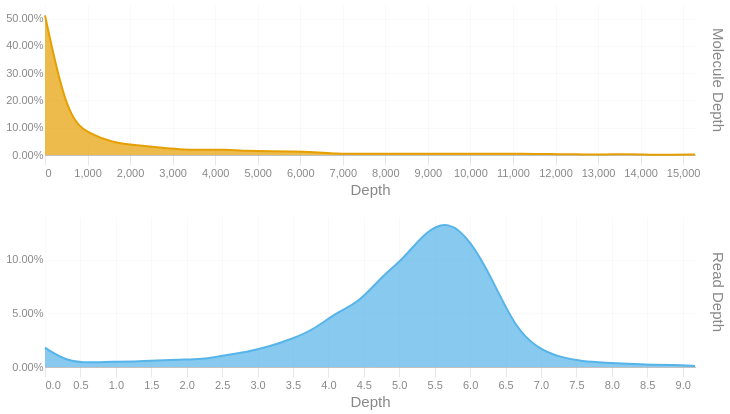

Notebook source saved alongside this figure:
### Code cell
readdep = depth_hist(tb['Read Depth'], q99, 3)
readdep = readdep.with_columns(pl.lit('Read Depth').alias('Metric'))
if not SKIPLR:
    moldep = depth_hist(tb['Molecule Depth'], mol_q99, 1)
    moldep = moldep.with_columns(pl.lit('Molecule Depth').alias('Metric'))
    _hist = pl.concat([readdep, moldep])
    _hist = _hist.filter(pl.col('Proportion') != 0)
    with SafeRender(_hist):
        (
            alt.Chart(_hist)        
            .mark_area(interpolate = "basis")
            .encode(
                x=alt.X('Bin:Q').scale(domainMin=0).axis(alt.Axis(title='Depth')),
                y = alt.Y('Proportion:Q', title = None).axis(format = '.2%'),
                color = alt.Color('Metric:N').legend(None),
                row = alt.Row("Metric:N").header(title = None, labelOrient = 'right'),
                tooltip = [
                    alt.Tooltip("Metric:N", title = "Metric"),
                    alt.Tooltip('Interval:N', title = "Depth Interval"),
                    alt.Tooltip('Proportion:Q', title = "% Alignments").format('.2%')
                ]
            )
            .resolve_scale(x='independent', y='independent')
            .properties(
                height = 150, width = 650,
                usermeta={'embedOptions': {'downloadFileName': f'{samplename}.depth.hist'}}
            )
        ).display()
else:
    readdep = readdep.filter(pl.col('Proportion') != 0)
    with SafeRender(readdep):
        (
            alt.Chart(readdep)        
            .mark_area(interpolate = "basis")
            .encode(
                x=alt.X('Bin:Q').scale(domainMin=0).axis(alt.Axis(title='Depth')),
                y = alt.Y('Proportion:Q', title = None).axis(format = '.2%'),
                tooltip = [
                    alt.Tooltip('Interval:N', title = "Depth Interval"),
                    alt.Tooltip('Proportion:Q', title = "% Alignments").format('.2%')
                ]
            )
            .properties(
                usermeta={'embedOptions': {'downloadFileName': f'{samplename}.depth.hist'}}
            )
        ).display()

### Figure 1 — Vega-Lite specification as saved in the notebook (floating-point values rounded to 4 significant figures)
{"width": 650, "height": 150, "config": {"title": {"anchor": "start", "dy": -15, "fontSize": 18, "color": "#888888", "subtitleColor": "#888888", "subtitleFontSize": 14}, "arc": {"fill": "#0072B2"}, "axis": {"domainColor": "#888888", "domainWidth": 0.5, "gridWidth": 0.2, "grid": false, "titleFontWeight": 400, "titleFontSize": 15, "labelFontSize": 11, "labelColor": "#888888", "tickColor": "#888888", "tickWidth": 0.2, "titleColor": "#888888"}, "axisBand": {"grid": false}, "axisX": {"grid": true, "tickSize": 10, "domainCap": "round"}, "axisY": {"domain": false, "grid": true, "tickSize": 0, "domainCap": "round"}, "background": "transparent", "header": {"labelFontSize": 15, "labelColor": "#888888", "titleFontSize": 15, "titleFontWeight": 600, "titleColor": "#888888"}, "legend": {"labelFont": "sans-serif", "labelFontSize": 12, "labelColor": "#888888", "symbolSize": 100, "symbolType": "circle", "titleFontSize": 12, "titlePadding": 10, "titleColor": "#888888", "title": null}, "range": {"category": ["#E69F00", "#56B4E9", "#009E73", "#F0E442", "#0072B2", "#D55E00", "#CC79A7", "#000000"], "diverging": ["#cfe8f3", "#a2d4ec", "#73bfe2", "#46abdb", "#1696d2", "#12719e"]}, "area": {"fill": "#0072B2", "fillOpacity": 0.7, "line": true, "strokeOpacity": 0.7}, "line": {"color": "#0072B2", "stroke": "#0072B2", "strokeWidth": 2}, "trail": {"color": "#0072B2", "stroke": "#0072B2", "strokeWidth": 0, "size": 1}, "point": {"filled": true, "fillOpacity": 1.0, "size": 95}, "text": {"color": "#888888", "fontSize": 11, "align": "right", "fontWeight": 400, "size": 11}, "bar": {"fill": "#0072B2", "stroke": null}, "view": {"stroke": null, "continuousWidth": 660, "continuousHeight": 400}}, "data": {"name": "data-aef0caec8ba0b94cb768353e424bca48"}, "mark": {"type": "area", "interpolate": "basis"}, "encoding": {"color": {"field": "Metric", "legend": null, "type": "nominal"}, "row": {"field": "Metric", "header": {"title": null, "labelOrient": "right"}, "type": "nominal"}, "tooltip": [{"field": "Metric", "title": "Metric", "type": "nominal"}, {"field": "Interval", "title": "Depth Interval", "type": "nominal"}, {"field": "Proportion", "format": ".2%", "title": "% Alignments", "type": "quantitative"}], "x": {"axis": {"title": "Depth"}, "field": "Bin", "scale": {"domainMin": 0}, "type": "quantitative"}, "y": {"axis": {"format": ".2%"}, "field": "Proportion", "title": null, "type": "quantitative"}}, "resolve": {"scale": {"x": "independent", "y": "independent"}}, "usermeta": {"embedOptions": {"downloadFileName": "S5_Kennetcook_3546.depth.hist"}}, "$schema": "https://vega.github.io/schema/vega-lite/v6.1.0.json", "datasets": {"data-aef0caec8ba0b94cb768353e424bca48": [{"Bin": 0.0, "Interval": "0.0-0.316", "Proportion": 0.018, "Metric": "Read Depth"}, {"Bin": 0.316, "Interval": "0.316-0.633", "Proportion": 0.005, "Metric": "Read Depth"}, {"Bin": 0.633, "Interval": "0.633-0.949", "Proportion": 0.004, "Metric": "Read Depth"}, {"Bin": 0.949, "Interval": "0.949-1.265", "Proportion": 0.005, "Metric": "Read Depth"}, {"Bin": 1.265, "Interval": "1.265-1.582", "Proportion": 0.005, "Metric": "Read Depth"}, {"Bin": 1.582, "Interval": "1.582-1.898", "Proportion": 0.006, "Metric": "Read Depth"}, {"Bin": 1.898, "Interval": "1.898-2.214", "Proportion": 0.007, "Metric": "Read Depth"}, {"Bin": 2.214, "Interval": "2.214-2.531", "Proportion": 0.007, "Metric": "Read Depth"}, {"Bin": 2.531, "Interval": "2.531-2.847", "Proportion": 0.011, "Metric": "Read Depth"}, {"Bin": 2.847, "Interval": "2.847-3.163", "Proportion": 0.014, "Metric": "Read Depth"}, {"Bin": 3.163, "Interval": "3.163-3.48", "Proportion": 0.019, "Metric": "Read Depth"}, {"Bin": 3.48, "Interval": "3.48-3.796", "Proportion": 0.026, "Metric": "Read Depth"}, {"Bin": 3.796, "Interval": "3.796-4.112", "Proportion": 0.035, "Metric": "Read Depth"}, {"Bin": 4.112, "Interval": "4.112-4.429", "Proportion": 0.051, "Metric": "Read Depth"}, {"Bin": 4.429, "Interval": "4.429-4.745", "Proportion": 0.06, "Metric": "Read Depth"}, {"Bin": 4.745, "Interval": "4.745-5.061", "Proportion": 0.084, "Metric": "Read Depth"}, {"Bin": 5.061, "Interval": "5.061-5.378", "Proportion": 0.101, "Metric": "Read Depth"}, {"Bin": 5.378, "Interval": "5.378-5.694", "Proportion": 0.127, "Metric": "Read Depth"}, {"Bin": 5.694, "Interval": "5.694-6.01", "Proportion": 0.137, "Metric": "Read Depth"}, {"Bin": 6.01, "Interval": "6.01-6.327", "Proportion": 0.118, "Metric": "Read Depth"}, {"Bin": 6.327, "Interval": "6.327-6.643", "Proportion": 0.08, "Metric": "Read Depth"}, {"Bin": 6.643, "Interval": "6.643-6.959", "Proportion": 0.036, "Metric": "Read Depth"}, {"Bin": 6.959, "Interval": "6.959-7.276", "Proportion": 0.017, "Metric": "Read Depth"}, {"Bin": 7.276, "Interval": "7.276-7.592", "Proportion": 0.009, "Metric": "Read Depth"}, {"Bin": 7.592, "Interval": "7.592-7.908", "Proportion": 0.005, "Metric": "Read Depth"}, {"Bin": 7.908, "Interval": "7.908-8.225", "Proportion": 0.004, "Metric": "Read Depth"}, {"Bin": 8.225, "Interval": "8.225-8.541", "Proportion": 0.003, "Metric": "Read Depth"}, {"Bin": 8.541, "Interval": "8.541-8.857", "Proportion": 0.002, "Metric": "Read Depth"}, {"Bin": 8.857, "Interval": "8.857-9.174", "Proportion": 0.002, "Metric": "Read Depth"}, {"Bin": 9.174, "Interval": "9.174-9.49", "Proportion": 0.001, "Metric": "Read Depth"}, {"Bin": 0.0, "Interval": "0.0-526.9", "Proportion": 0.512, "Metric": "Molecule Depth"}, {"Bin": 526.9, "Interval": "526.9-1053.7", "Proportion": 0.131, "Metric": "Molecule Depth"}, {"Bin": 1054.0, "Interval": "1053.7-1580.6", "Proportion": 0.077, "Metric": "Molecule Depth"}, {"Bin": 1581.0, "Interval": "1580.6-2107.4", "Proportion": 0.046, "Metric": "Molecule Depth"}, {"Bin": 2107.0, "Interval": "2107.4-2634.3", "Proportion": 0.036, "Metric": "Molecule Depth"}, {"Bin": 2634.0, "Interval": "2634.3-3161.2", "Proportion": 0.028, "Metric": "Molecule Depth"}, {"Bin": 3161.0, "Interval": "3161.2-3688.0", "Proportion": 0.02, "Metric": "Molecule Depth"}, {"Bin": 3688.0, "Interval": "3688.0-4214.9", "Proportion": 0.019, "Metric": "Molecule Depth"}, {"Bin": 4215.0, "Interval": "4214.9-4741.7", "Proportion": 0.02, "Metric": "Molecule Depth"}, {"Bin": 4742.0, "Interval": "4741.7-5268.6", "Proportion": 0.015, "Metric": "Molecule Depth"}, {"Bin": 5269.0, "Interval": "5268.6-5795.5", "Proportion": 0.013, "Metric": "Molecule Depth"}, {"Bin": 5796.0, "Interval": "5795.5-6322.3", "Proportion": 0.013, "Metric": "Molecule Depth"}, {"Bin": 6322.0, "Interval": "6322.3-6849.2", "Proportion": 0.011, "Metric": "Molecule Depth"}, {"Bin": 6849.0, "Interval": "6849.2-7376.0", "Proportion": 0.004, "Metric": "Molecule Depth"}, {"Bin": 7376.0, "Interval": "7376.0-7902.9", "Proportion": 0.005, "Metric": "Molecule Depth"}, {"Bin": 7903.0, "Interval": "7902.9-8429.8", "Proportion": 0.005, "Metric": "Molecule Depth"}, {"Bin": 8430.0, "Interval": "8429.8-8956.6", "Proportion": 0.005, "Metric": "Molecule Depth"}, {"Bin": 8957.0, "Interval": "8956.6-9483.5", "Proportion": 0.005, "Metric": "Molecule Depth"}, {"Bin": 9484.0, "Interval": "9483.5-10010.3", "Proportion": 0.005, "Metric": "Molecule Depth"}, {"Bin": 10010.0, "Interval": "10010.3-10537.2", "Proportion": 0.004, "Metric": "Molecule Depth"}, {"Bin": 10540.0, "Interval": "10537.2-11064.1", "Proportion": 0.004, "Metric": "Molecule Depth"}, {"Bin": 11060.0, "Interval": "11064.1-11590.9", "Proportion": 0.005, "Metric": "Molecule Depth"}, {"Bin": 11590.0, "Interval": "11590.9-12117.8", "Proportion": 0.004, "Metric": "Molecule Depth"}, {"Bin": 12120.0, "Interval": "12117.8-12644.6", "Proportion": 0.003, "Metric": "Molecule Depth"}, {"Bin": 12640.0, "Interval": "12644.6-13171.5", "Proportion": 0.002, "Metric": "Molecule Depth"}, {"Bin": 13170.0, "Interval": "13171.5-13698.4", "Proportion": 0.002, "Metric": "Molecule Depth"}, {"Bin": 13700.0, "Interval": "13698.4-14225.2", "Proportion": 0.003, "Metric": "Molecule Depth"}, {"Bin": 14230.0, "Interval": "14225.2-14752.1", "Proportion": 0.001, "Metric": "Molecule Depth"}, {"Bin": 14750.0, "Interval": "14752.1-15278.9", "Proportion": 0.001, "Metric": "Molecule Depth"}, {"Bin": 15280.0, "Interval": "15278.9-15805.81", "Proportion": 0.002, "Metric": "Molecule Depth"}]}}
